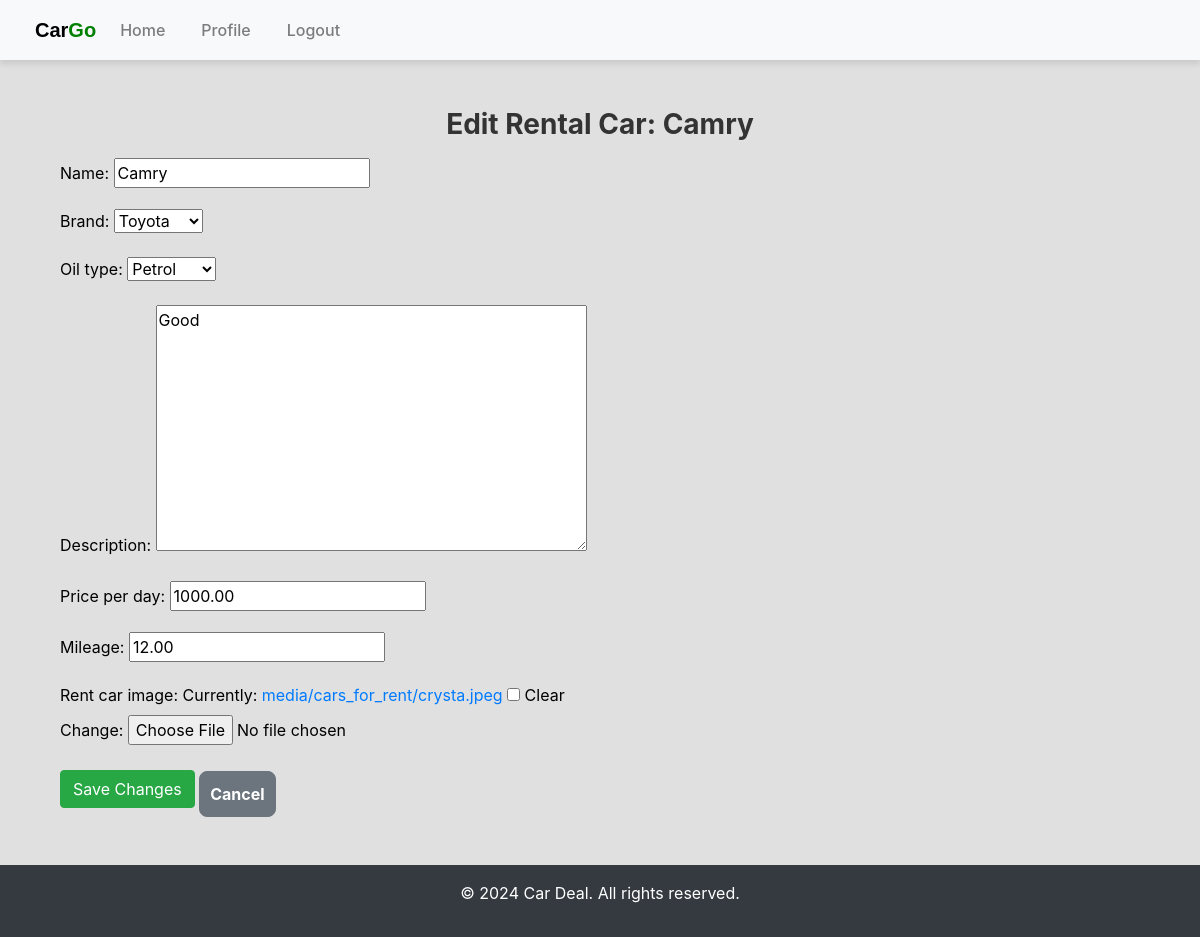
/rental_car/edit/2/ (signed in), run on the app's committed database.
### listings/models.py (models this page shows, shortened)
class CarForRent(models.Model):
    owner = models.ForeignKey(User, on_delete=models.CASCADE,related_name='cars_for_rent',null=True, blank=True)
    name = models.CharField(max_length=100)  # Car name
    brand = models.ForeignKey(Brand, on_delete=models.CASCADE)
    oil_type = models.ForeignKey(OilType, on_delete=models.CASCADE)
    description = models.TextField()
    price_per_day = models.DecimalField(max_digits=10, decimal_places=2)
    mileage = models.DecimalField(max_digits=5, decimal_places=2)
    rent_car_image = models.ImageField(upload_to='media/cars_for_rent/', blank=True, null=True)
    created_date = models.DateField(auto_now_add=True)
    created_time = models.TimeField(auto_now_add=True)
    is_for_sale = models.BooleanField(default=True)  # New field to mark as for sale
    is_for_rent = models.BooleanField(default=True)  # New field to mark as for rent

class Brand(models.Model):
    name = models.CharField(max_length=100)  # e.g., Toyota, Honda, etc.
    def __str__(self):
        return self.name

### listings/views.py (the view)
# urls.py: path('rental_car/edit/<int:pk>/', views.edit_rental_car, name='edit_rental_car'),
@login_required
def edit_rental_car(request, pk):
    car = get_object_or_404(CarForRent, pk=pk)
    if car.owner != request.user:
        return HttpResponseForbidden("You are not allowed to edit this car.")
    if request.method == 'POST':
        form = CarForRentForm(request.POST, request.FILES, instance=car)
        if form.is_valid():
            form.save()
            return redirect('rent_car_detail', pk=car.pk)
    else:
        form = CarForRentForm(instance=car)
    return render(request, 'listings/edit_rental_car.html', {'form': form, 'car': car})

### listings/forms.py
class CarForRentForm(forms.ModelForm):
    class Meta:
        model = CarForRent
        fields = ['name', 'brand', 'oil_type', 'description', 'price_per_day', 'mileage', 'rent_car_image']

### listings/models.py (called while the page is built)
    def __str__(self):
        return self.type

### listings/templates/listings/edit_rental_car.html (shortened to what this page needs)
{% extends "listings/base.html" %}
{% block content %}
<div class="container mt-5">
    <h2>Edit Rental Car: {{ car.name }}</h2>
    <form method="post" enctype="multipart/form-data">
        {{ form.as_p }}
        <button type="submit" class="btn btn-success">Save Changes</button>
        <a href="{% url 'car_combined_detail' car.pk %}" class="btn btn-secondary">Cancel</a>
    </form>
</div>
{% endblock %}

### listings/static/css/style.css (style rules this page uses)
body { background-color: #E0E0E0; }
.container { background-color: #E0E0E0; color: black; }
.btn-primary, .btn-secondary { padding: 10px; border-radius: 8px; font-weight: bold; transition: background-color 0.3s ease, transform 0.2s ease; }
.btn-primary, .btn-secondary { margin-top: 10px; }
h2 { font-size: 1.75rem; font-weight: bold; margin-bottom: 1rem; color: #333; text-align: center; font-weight: 700; }

### data on the page
CarForRent: name "Camry", brand "Toyota", oil_type "Petrol", description "Good", price_per_day "1000.00", mileage "12.00"
